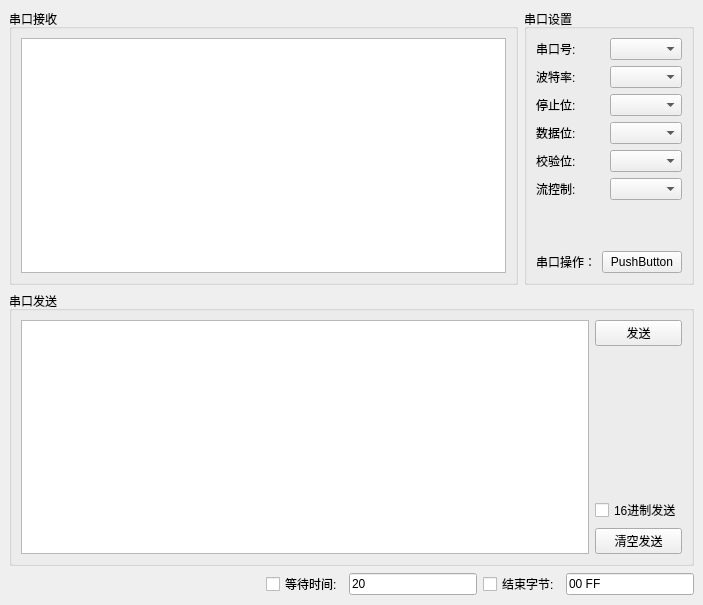
<?xml version="1.0" encoding="UTF-8"?>
<ui version="4.0">
 <class>MainWindow</class>
 <widget class="QMainWindow" name="MainWindow">
  <property name="geometry">
   <rect>
    <x>0</x>
    <y>0</y>
    <width>703</width>
    <height>605</height>
   </rect>
  </property>
  <property name="windowTitle">
   <string>MainWindow</string>
  </property>
  <widget class="QWidget" name="centralwidget">
   <layout class="QGridLayout" name="gridLayout">
    <item row="0" column="1">
     <widget class="QGroupBox" name="groupBox_3">
      <property name="title">
       <string>串口设置</string>
      </property>
      <layout class="QGridLayout" name="gridLayout_4">
       <item row="2" column="0">
        <widget class="QLabel" name="label_6">
         <property name="text">
          <string>串口操作：</string>
         </property>
        </widget>
       </item>
       <item row="2" column="1">
        <widget class="QPushButton" name="button_openPort">
         <property name="text">
          <string>PushButton</string>
         </property>
        </widget>
       </item>
       <item row="1" column="0" colspan="2">
        <spacer name="verticalSpacer_2">
         <property name="orientation">
          <enum>Qt::Vertical</enum>
         </property>
         <property name="sizeHint" stdset="0">
          <size>
           <width>20</width>
           <height>40</height>
          </size>
         </property>
        </spacer>
       </item>
       <item row="0" column="0" colspan="2">
        <layout class="QGridLayout" name="gridLayout_5">
         <item row="1" column="1">
          <widget class="QComboBox" name="box_baudRate">
           <property name="maximumSize">
            <size>
             <width>100</width>
             <height>16777215</height>
            </size>
           </property>
          </widget>
         </item>
         <item row="2" column="0">
          <widget class="QLabel" name="label_3">
           <property name="text">
            <string>停止位:</string>
           </property>
          </widget>
         </item>
         <item row="2" column="1">
          <widget class="QComboBox" name="box_stopBit">
           <property name="maximumSize">
            <size>
             <width>100</width>
             <height>16777215</height>
            </size>
           </property>
          </widget>
         </item>
         <item row="4" column="0">
          <widget class="QLabel" name="label_5">
           <property name="text">
            <string>校验位:</string>
           </property>
          </widget>
         </item>
         <item row="3" column="0">
          <widget class="QLabel" name="label_4">
           <property name="text">
            <string>数据位:</string>
           </property>
          </widget>
         </item>
         <item row="1" column="0">
          <widget class="QLabel" name="label_2">
           <property name="text">
            <string>波特率:</string>
           </property>
          </widget>
         </item>
         <item row="3" column="1">
          <widget class="QComboBox" name="box_dataBits">
           <property name="maximumSize">
            <size>
             <width>100</width>
             <height>16777215</height>
            </size>
           </property>
          </widget>
         </item>
         <item row="4" column="1">
          <widget class="QComboBox" name="box_parityBit">
           <property name="maximumSize">
            <size>
             <width>100</width>
             <height>16777215</height>
            </size>
           </property>
          </widget>
         </item>
         <item row="0" column="0">
          <widget class="QLabel" name="label">
           <property name="text">
            <string>串口号:</string>
           </property>
          </widget>
         </item>
         <item row="0" column="1">
          <widget class="QComboBox" name="box_portName">
           <property name="maximumSize">
            <size>
             <width>100</width>
             <height>16777215</height>
            </size>
           </property>
          </widget>
         </item>
         <item row="5" column="0">
          <widget class="QLabel" name="label_7">
           <property name="text">
            <string>流控制:</string>
           </property>
          </widget>
         </item>
         <item row="5" column="1">
          <widget class="QComboBox" name="box_flowControl"/>
         </item>
        </layout>
       </item>
      </layout>
     </widget>
    </item>
    <item row="0" column="0">
     <widget class="QGroupBox" name="groupBox">
      <property name="title">
       <string>串口接收</string>
      </property>
      <layout class="QGridLayout" name="gridLayout_3">
       <item row="0" column="0">
        <widget class="QTextBrowser" name="browser_dataReceive">
         <property name="minimumSize">
          <size>
           <width>250</width>
           <height>0</height>
          </size>
         </property>
        </widget>
       </item>
      </layout>
     </widget>
    </item>
    <item row="1" column="0" colspan="2">
     <widget class="QGroupBox" name="groupBox_2">
      <property name="title">
       <string>串口发送</string>
      </property>
      <layout class="QGridLayout" name="gridLayout_2">
       <item row="3" column="1">
        <widget class="QPushButton" name="button_clearSend">
         <property name="text">
          <string>清空发送</string>
         </property>
        </widget>
       </item>
       <item row="0" column="0" rowspan="4">
        <widget class="QTextEdit" name="text_dataSend">
         <property name="minimumSize">
          <size>
           <width>0</width>
           <height>150</height>
          </size>
         </property>
        </widget>
       </item>
       <item row="1" column="1">
        <spacer name="verticalSpacer">
         <property name="orientation">
          <enum>Qt::Vertical</enum>
         </property>
         <property name="sizeHint" stdset="0">
          <size>
           <width>20</width>
           <height>40</height>
          </size>
         </property>
        </spacer>
       </item>
       <item row="2" column="1">
        <widget class="QCheckBox" name="check_hexSend">
         <property name="text">
          <string>16进制发送</string>
         </property>
        </widget>
       </item>
       <item row="0" column="1">
        <widget class="QPushButton" name="button_send">
         <property name="text">
          <string>发送</string>
         </property>
        </widget>
       </item>
      </layout>
     </widget>
    </item>
    <item row="3" column="0" colspan="2">
     <layout class="QHBoxLayout" name="horizontalLayout">
      <item>
       <spacer name="horizontalSpacer">
        <property name="orientation">
         <enum>Qt::Horizontal</enum>
        </property>
        <property name="sizeHint" stdset="0">
         <size>
          <width>40</width>
          <height>20</height>
         </size>
        </property>
       </spacer>
      </item>
      <item>
       <spacer name="horizontalSpacer_2">
        <property name="orientation">
         <enum>Qt::Horizontal</enum>
        </property>
        <property name="sizeHint" stdset="0">
         <size>
          <width>40</width>
          <height>20</height>
         </size>
        </property>
       </spacer>
      </item>
      <item>
       <widget class="QCheckBox" name="check_waitTime">
        <property name="text">
         <string>等待时间:</string>
        </property>
       </widget>
      </item>
      <item>
       <widget class="QLineEdit" name="lineEdit_waitTime">
        <property name="text">
         <string>20</string>
        </property>
       </widget>
      </item>
      <item>
       <widget class="QCheckBox" name="check_endByte">
        <property name="text">
         <string>结束字节:</string>
        </property>
       </widget>
      </item>
      <item>
       <widget class="QLineEdit" name="lineEdit_setByte">
        <property name="text">
         <string>00 FF</string>
        </property>
       </widget>
      </item>
     </layout>
    </item>
   </layout>
  </widget>
 </widget>
 <resources/>
 <connections/>
</ui>
